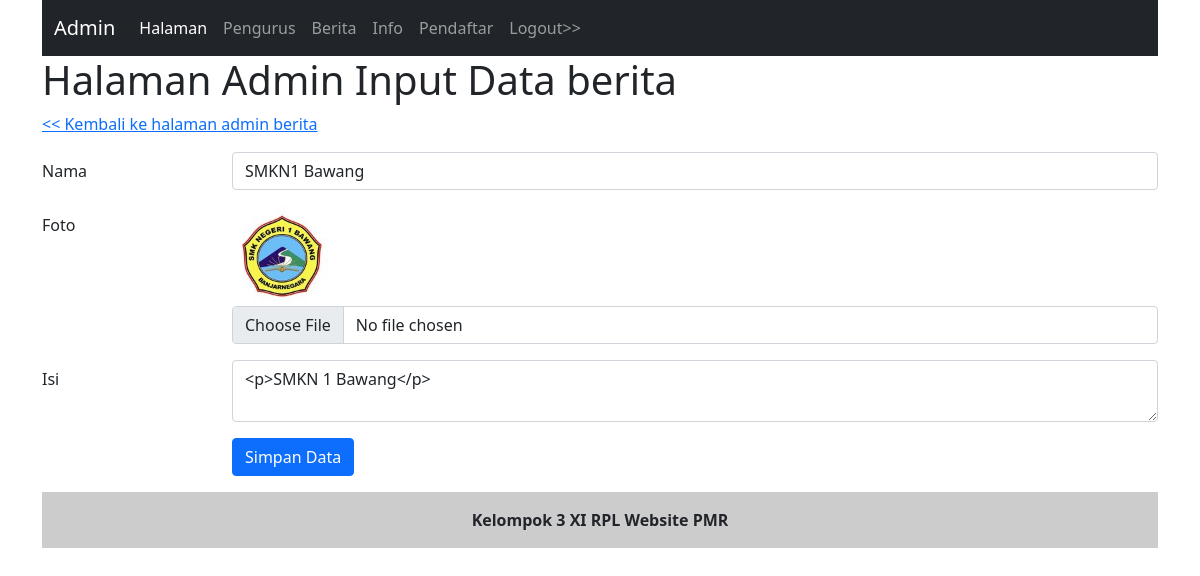
Page /admin/berita_input.php?id=1 (signed in) on the committed database.
### tables this page shows
CREATE TABLE IF NOT EXISTS `berita` (
  `id` int NOT NULL AUTO_INCREMENT,
  `nama` varchar(255) NOT NULL,
  `foto` varchar(255) NOT NULL,
  `isi` text NOT NULL,
  `tgl_isi` timestamp NOT NULL DEFAULT CURRENT_TIMESTAMP,
  PRIMARY KEY (`id`)
);

### admin/berita_input.php (the view, shortened to what this page needs)
<?php include("inc_header.php") ?>
<?php
$nama       = "";
$isi        = "";
$foto       = "";
if(isset($_GET['id'])){
    $id = $_GET['id'];
}else{
    $id = "";
}
if($id != ""){
    $sql1   = "select * from berita where id = '$id'";
    $q1     = mysqli_query($koneksi,$sql1);
    $r1     = mysqli_fetch_array($q1);
    $nama   = $r1['nama'];
    $isi        = $r1['isi'];
    $foto   = $r1['foto'];
}
?>
<h1>Halaman Admin Input Data berita</h1>
<div class="mb-3 row">
    <a href="berita.php">
        << Kembali ke halaman admin berita</a>
</div>
<form action="" method="post" enctype="multipart/form-data">
    <div class="mb-3 row">
        <label for="nama" class="col-sm-2 col-form-label">Nama</label>
        <div class="col-sm-10">
            <input type="text" class="form-control" id="nama" value="<?php echo $nama ?>" name="nama">
        </div>
    </div>
    <div class="mb-3 row">
        <label for="foto" class="col-sm-2 col-form-label">Foto</label>
        <div class="col-sm-10">
            <?php
            if($foto){
                echo "<img src='../gambar/$foto' style='max-height:100px;max-width:100px'/>";
            }
            ?>
            <input type="file" class="form-control" id="foto" name="foto">
        </div>
    </div>
    <div class="mb-3 row">
        <label for="isi" class="col-sm-2 col-form-label">Isi</label>
        <div class="col-sm-10">
            <textarea name="isi" class="form-control" id="summernote"><?php echo $isi ?></textarea>
        </div>
    </div>
    <div class="mb-3 row">
        <div class="col-sm-2"></div>
        <div class="col-sm-10">
            <input type="submit" name="simpan" value="Simpan Data" class="btn btn-primary" />
        </div>
    </div>
</form>
<?php include("inc_footer.php") ?>

### rows in the picture
berita: nama "SMKN1 Bawang", foto (picture), isi "<p>SMKN 1 Bawang</p>"
